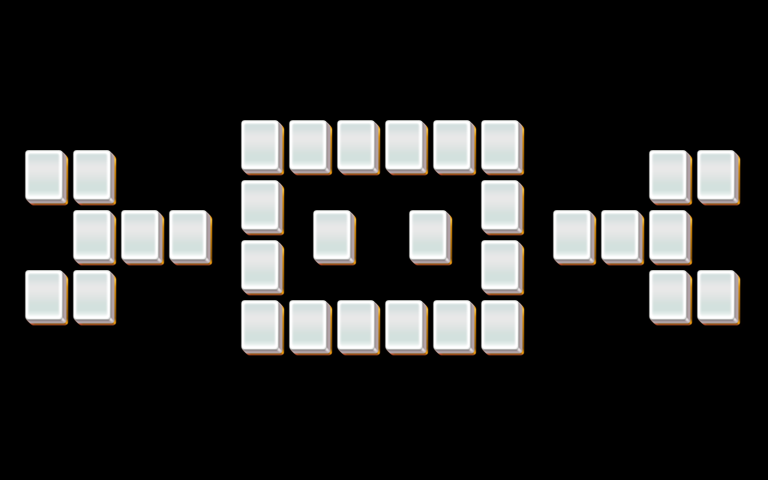

Tiled map render using the project's own tile images. Description and the map definition, with tile-layer contents summarised, below:
An orthogonal 32x16 tile map with 24x30 px tiles, 5 tile layers (layer1, layer2, layer3, layer4, ...).

<map version="1.0" orientation="orthogonal" width="32" height="16" tilewidth="24" tileheight="30">
 <properties>
  <property name="species" value="25" />
 </properties>
 <tileset firstgid="1" name="mahjong" tilewidth="48" tileheight="60">
  <image source="mahjong.png" />
 </tileset>
 <layer name="layer1" width="32" height="16">
  <data>[512 cells, 32 non-empty, 1 distinct tile ids]</data>
 </layer>
 <layer name="layer2" width="32" height="16">
  <data>[512 cells, 32 non-empty, 1 distinct tile ids]</data>
 </layer>
 <layer name="layer3" width="32" height="16">
  <data>[512 cells, 14 non-empty, 1 distinct tile ids]</data>
 </layer>
 <layer name="layer4" width="32" height="16">
  <data>[512 cells, 0 non-empty, 0 distinct tile ids]</data>
 </layer>
 <layer name="layer5" width="32" height="16">
  <data>[512 cells, 0 non-empty, 0 distinct tile ids]</data>
 </layer>
</map>
